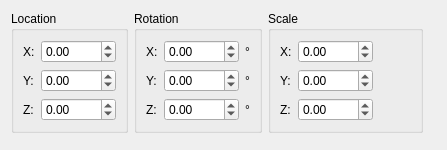
<?xml version="1.0" encoding="UTF-8"?>
<ui version="4.0">
 <class>NodeDetailWidget</class>
 <widget class="QWidget" name="NodeDetailWidget">
  <property name="geometry">
   <rect>
    <x>0</x>
    <y>0</y>
    <width>447</width>
    <height>150</height>
   </rect>
  </property>
  <property name="windowTitle">
   <string>Form</string>
  </property>
  <layout class="QGridLayout" name="gridLayout_4">
   <item row="0" column="0">
    <layout class="QHBoxLayout" name="horizontalLayout_2">
     <item>
      <widget class="QGroupBox" name="groupBox">
       <property name="title">
        <string>Location</string>
       </property>
       <layout class="QGridLayout" name="gridLayout_3">
        <item row="0" column="0">
         <widget class="QLabel" name="label">
          <property name="text">
           <string>X:</string>
          </property>
         </widget>
        </item>
        <item row="0" column="1">
         <widget class="QDoubleSpinBox" name="locationXDoubleSpinBox">
          <property name="minimum">
           <double>-1000.000000000000000</double>
          </property>
          <property name="maximum">
           <double>1000.000000000000000</double>
          </property>
          <property name="singleStep">
           <double>0.100000000000000</double>
          </property>
         </widget>
        </item>
        <item row="1" column="0">
         <widget class="QLabel" name="label_2">
          <property name="text">
           <string>Y:</string>
          </property>
         </widget>
        </item>
        <item row="1" column="1">
         <widget class="QDoubleSpinBox" name="locationYDoubleSpinBox">
          <property name="minimum">
           <double>-1000.000000000000000</double>
          </property>
          <property name="maximum">
           <double>1000.000000000000000</double>
          </property>
          <property name="singleStep">
           <double>0.100000000000000</double>
          </property>
         </widget>
        </item>
        <item row="2" column="0">
         <widget class="QLabel" name="label_3">
          <property name="text">
           <string>Z:</string>
          </property>
         </widget>
        </item>
        <item row="2" column="1">
         <widget class="QDoubleSpinBox" name="locationZDoubleSpinBox">
          <property name="minimum">
           <double>-1000.000000000000000</double>
          </property>
          <property name="maximum">
           <double>1000.000000000000000</double>
          </property>
          <property name="singleStep">
           <double>0.100000000000000</double>
          </property>
         </widget>
        </item>
       </layout>
      </widget>
     </item>
     <item>
      <widget class="QGroupBox" name="groupBox_2">
       <property name="title">
        <string>Rotation</string>
       </property>
       <layout class="QGridLayout" name="gridLayout_2">
        <item row="0" column="0">
         <widget class="QLabel" name="label_4">
          <property name="text">
           <string>X:</string>
          </property>
         </widget>
        </item>
        <item row="0" column="1">
         <widget class="QDoubleSpinBox" name="rotationXDoubleSpinBox">
          <property name="minimum">
           <double>-1000.000000000000000</double>
          </property>
          <property name="maximum">
           <double>1000.000000000000000</double>
          </property>
          <property name="singleStep">
           <double>0.100000000000000</double>
          </property>
         </widget>
        </item>
        <item row="0" column="2">
         <widget class="QLabel" name="label_7">
          <property name="text">
           <string>°</string>
          </property>
         </widget>
        </item>
        <item row="1" column="0">
         <widget class="QLabel" name="label_5">
          <property name="text">
           <string>Y:</string>
          </property>
         </widget>
        </item>
        <item row="1" column="1">
         <widget class="QDoubleSpinBox" name="rotationYDoubleSpinBox">
          <property name="minimum">
           <double>-1000.000000000000000</double>
          </property>
          <property name="maximum">
           <double>1000.000000000000000</double>
          </property>
          <property name="singleStep">
           <double>0.100000000000000</double>
          </property>
         </widget>
        </item>
        <item row="1" column="2">
         <widget class="QLabel" name="label_8">
          <property name="text">
           <string>°</string>
          </property>
         </widget>
        </item>
        <item row="2" column="0">
         <widget class="QLabel" name="label_6">
          <property name="text">
           <string>Z:</string>
          </property>
         </widget>
        </item>
        <item row="2" column="1">
         <widget class="QDoubleSpinBox" name="rotationZDoubleSpinBox">
          <property name="minimum">
           <double>-1000.000000000000000</double>
          </property>
          <property name="maximum">
           <double>1000.000000000000000</double>
          </property>
          <property name="singleStep">
           <double>0.100000000000000</double>
          </property>
         </widget>
        </item>
        <item row="2" column="2">
         <widget class="QLabel" name="label_9">
          <property name="text">
           <string>°</string>
          </property>
         </widget>
        </item>
       </layout>
      </widget>
     </item>
     <item>
      <widget class="QGroupBox" name="groupBox_3">
       <property name="title">
        <string>Scale</string>
       </property>
       <layout class="QHBoxLayout" name="horizontalLayout">
        <item>
         <layout class="QGridLayout" name="gridLayout">
          <item row="0" column="0">
           <widget class="QLabel" name="label_10">
            <property name="text">
             <string>X:</string>
            </property>
           </widget>
          </item>
          <item row="0" column="1">
           <widget class="QDoubleSpinBox" name="scaleXDoubleSpinBox">
            <property name="minimum">
             <double>-1000.000000000000000</double>
            </property>
            <property name="maximum">
             <double>1000.000000000000000</double>
            </property>
            <property name="singleStep">
             <double>0.100000000000000</double>
            </property>
           </widget>
          </item>
          <item row="1" column="0">
           <widget class="QLabel" name="label_11">
            <property name="text">
             <string>Y:</string>
            </property>
           </widget>
          </item>
          <item row="1" column="1">
           <widget class="QDoubleSpinBox" name="scaleYDoubleSpinBox">
            <property name="minimum">
             <double>-1000.000000000000000</double>
            </property>
            <property name="maximum">
             <double>1000.000000000000000</double>
            </property>
            <property name="singleStep">
             <double>0.100000000000000</double>
            </property>
           </widget>
          </item>
          <item row="2" column="0">
           <widget class="QLabel" name="label_12">
            <property name="text">
             <string>Z:</string>
            </property>
           </widget>
          </item>
          <item row="2" column="1">
           <widget class="QDoubleSpinBox" name="scaleZDoubleSpinBox">
            <property name="minimum">
             <double>-1000.000000000000000</double>
            </property>
            <property name="maximum">
             <double>1000.000000000000000</double>
            </property>
            <property name="singleStep">
             <double>0.100000000000000</double>
            </property>
           </widget>
          </item>
         </layout>
        </item>
        <item>
         <widget class="QPushButton" name="lockScaleButton">
          <property name="minimumSize">
           <size>
            <width>32</width>
            <height>32</height>
           </size>
          </property>
          <property name="maximumSize">
           <size>
            <width>32</width>
            <height>32</height>
           </size>
          </property>
          <property name="text">
           <string/>
          </property>
          <property name="flat">
           <bool>true</bool>
          </property>
         </widget>
        </item>
       </layout>
      </widget>
     </item>
    </layout>
   </item>
   <item row="0" column="1">
    <spacer name="horizontalSpacer">
     <property name="orientation">
      <enum>Qt::Horizontal</enum>
     </property>
     <property name="sizeHint" stdset="0">
      <size>
       <width>11</width>
       <height>20</height>
      </size>
     </property>
    </spacer>
   </item>
   <item row="1" column="0">
    <spacer name="verticalSpacer">
     <property name="orientation">
      <enum>Qt::Vertical</enum>
     </property>
     <property name="sizeHint" stdset="0">
      <size>
       <width>20</width>
       <height>4</height>
      </size>
     </property>
    </spacer>
   </item>
  </layout>
 </widget>
 <resources/>
 <connections/>
</ui>
